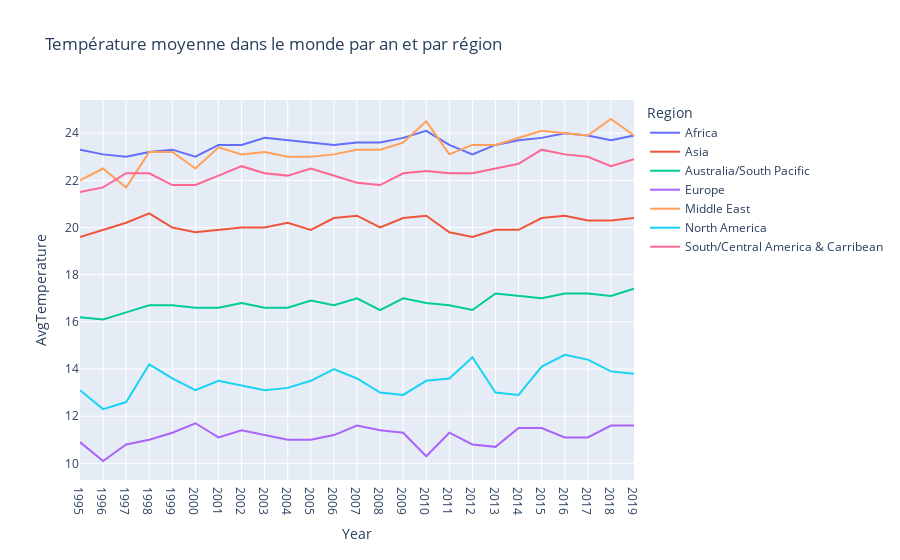

Here is the notebook cell this chart was saved with:
### Markdown cell above
`Plotly`

### Code cell
fig = px.line(data_agg, x = "Year", y = "AvgTemperature", title = "Température moyenne dans le monde par an et par région", color = "Region")
fig.update_xaxes(tickmode = 'linear')
fig.show()

### Figure 1 — Plotly figure (JSON) as saved in the notebook; plotly's stock layout.template omitted (floating-point values rounded to 4 significant figures)
{"data": [{"hovertemplate": "Region=Africa<br>Year=%{x}<br>AvgTemperature=%{y}<extra></extra>", "legendgroup": "Africa", "line": {"color": "#636efa", "dash": "solid"}, "marker": {"symbol": "circle"}, "mode": "lines", "name": "Africa", "orientation": "v", "showlegend": true, "type": "scatter", "x": [1995, 1996, 1997, 1998, 1999, 2000, 2001, 2002, 2003, 2004, 2005, 2006, 2007, 2008, 2009, 2010, 2011, 2012, 2013, 2014, 2015, 2016, 2017, 2018, 2019], "xaxis": "x", "y": [23.3, 23.1, 23, 23.2, 23.3, 23, 23.5, 23.5, 23.8, 23.7, 23.6, 23.5, 23.6, 23.6, 23.8, 24.1, 23.5, 23.1, 23.5, 23.7, 23.8, 24, 23.9, 23.7, 23.9], "yaxis": "y"}, {"hovertemplate": "Region=Asia<br>Year=%{x}<br>AvgTemperature=%{y}<extra></extra>", "legendgroup": "Asia", "line": {"color": "#EF553B", "dash": "solid"}, "marker": {"symbol": "circle"}, "mode": "lines", "name": "Asia", "orientation": "v", "showlegend": true, "type": "scatter", "x": [1995, 1996, 1997, 1998, 1999, 2000, 2001, 2002, 2003, 2004, 2005, 2006, 2007, 2008, 2009, 2010, 2011, 2012, 2013, 2014, 2015, 2016, 2017, 2018, 2019], "xaxis": "x", "y": [19.6, 19.9, 20.2, 20.6, 20, 19.8, 19.9, 20, 20, 20.2, 19.9, 20.4, 20.5, 20, 20.4, 20.5, 19.8, 19.6, 19.9, 19.9, 20.4, 20.5, 20.3, 20.3, 20.4], "yaxis": "y"}, {"hovertemplate": "Region=Australia/South Pacific<br>Year=%{x}<br>AvgTemperature=%{y}<extra></extra>", "legendgroup": "Australia/South Pacific", "line": {"color": "#00cc96", "dash": "solid"}, "marker": {"symbol": "circle"}, "mode": "lines", "name": "Australia/South Pacific", "orientation": "v", "showlegend": true, "type": "scatter", "x": [1995, 1996, 1997, 1998, 1999, 2000, 2001, 2002, 2003, 2004, 2005, 2006, 2007, 2008, 2009, 2010, 2011, 2012, 2013, 2014, 2015, 2016, 2017, 2018, 2019], "xaxis": "x", "y": [16.2, 16.1, 16.4, 16.7, 16.7, 16.6, 16.6, 16.8, 16.6, 16.6, 16.9, 16.7, 17, 16.5, 17, 16.8, 16.7, 16.5, 17.2, 17.1, 17, 17.2, 17.2, 17.1, 17.4], "yaxis": "y"}, {"hovertemplate": "Region=Europe<br>Year=%{x}<br>AvgTemperature=%{y}<extra></extra>", "legendgroup": "Europe", "line": {"color": "#ab63fa", "dash": "solid"}, "marker": {"symbol": "circle"}, "mode": "lines", "name": "Europe", "orientation": "v", "showlegend": true, "type": "scatter", "x": [1995, 1996, 1997, 1998, 1999, 2000, 2001, 2002, 2003, 2004, 2005, 2006, 2007, 2008, 2009, 2010, 2011, 2012, 2013, 2014, 2015, 2016, 2017, 2018, 2019], "xaxis": "x", "y": [10.9, 10.1, 10.8, 11, 11.3, 11.7, 11.1, 11.4, 11.2, 11, 11, 11.2, 11.6, 11.4, 11.3, 10.3, 11.3, 10.8, 10.7, 11.5, 11.5, 11.1, 11.1, 11.6, 11.6], "yaxis": "y"}, {"hovertemplate": "Region=Middle East<br>Year=%{x}<br>AvgTemperature=%{y}<extra></extra>", "legendgroup": "Middle East", "line": {"color": "#FFA15A", "dash": "solid"}, "marker": {"symbol": "circle"}, "mode": "lines", "name": "Middle East", "orientation": "v", "showlegend": true, "type": "scatter", "x": [1995, 1996, 1997, 1998, 1999, 2000, 2001, 2002, 2003, 2004, 2005, 2006, 2007, 2008, 2009, 2010, 2011, 2012, 2013, 2014, 2015, 2016, 2017, 2018, 2019], "xaxis": "x", "y": [22, 22.5, 21.7, 23.2, 23.2, 22.5, 23.4, 23.1, 23.2, 23, 23, 23.1, 23.3, 23.3, 23.6, 24.5, 23.1, 23.5, 23.5, 23.8, 24.1, 24, 23.9, 24.6, 23.9], "yaxis": "y"}, {"hovertemplate": "Region=North America<br>Year=%{x}<br>AvgTemperature=%{y}<extra></extra>", "legendgroup": "North America", "line": {"color": "#19d3f3", "dash": "solid"}, "marker": {"symbol": "circle"}, "mode": "lines", "name": "North America", "orientation": "v", "showlegend": true, "type": "scatter", "x": [1995, 1996, 1997, 1998, 1999, 2000, 2001, 2002, 2003, 2004, 2005, 2006, 2007, 2008, 2009, 2010, 2011, 2012, 2013, 2014, 2015, 2016, 2017, 2018, 2019], "xaxis": "x", "y": [13.1, 12.3, 12.6, 14.2, 13.6, 13.1, 13.5, 13.3, 13.1, 13.2, 13.5, 14, 13.6, 13, 12.9, 13.5, 13.6, 14.5, 13, 12.9, 14.1, 14.6, 14.4, 13.9, 13.8], "yaxis": "y"}, {"hovertemplate": "Region=South/Central America & Carribean<br>Year=%{x}<br>AvgTemperature=%{y}<extra></extra>", "legendgroup": "South/Central America & Carribean", "line": {"color": "#FF6692", "dash": "solid"}, "marker": {"symbol": "circle"}, "mode": "lines", "name": "South/Central America & Carribean", "orientation": "v", "showlegend": true, "type": "scatter", "x": [1995, 1996, 1997, 1998, 1999, 2000, 2001, 2002, 2003, 2004, 2005, 2006, 2007, 2008, 2009, 2010, 2011, 2012, 2013, 2014, 2015, 2016, 2017, 2018, 2019], "xaxis": "x", "y": [21.5, 21.7, 22.3, 22.3, 21.8, 21.8, 22.2, 22.6, 22.3, 22.2, 22.5, 22.2, 21.9, 21.8, 22.3, 22.4, 22.3, 22.3, 22.5, 22.7, 23.3, 23.1, 23, 22.6, 22.9], "yaxis": "y"}], "layout": {"legend": {"title": {"text": "Region"}, "tracegroupgap": 0}, "title": {"text": "Température moyenne dans le monde par an et par région"}, "xaxis": {"anchor": "y", "domain": [0, 1], "tickmode": "linear", "title": {"text": "Year"}}, "yaxis": {"anchor": "x", "domain": [0, 1], "title": {"text": "AvgTemperature"}}}}
